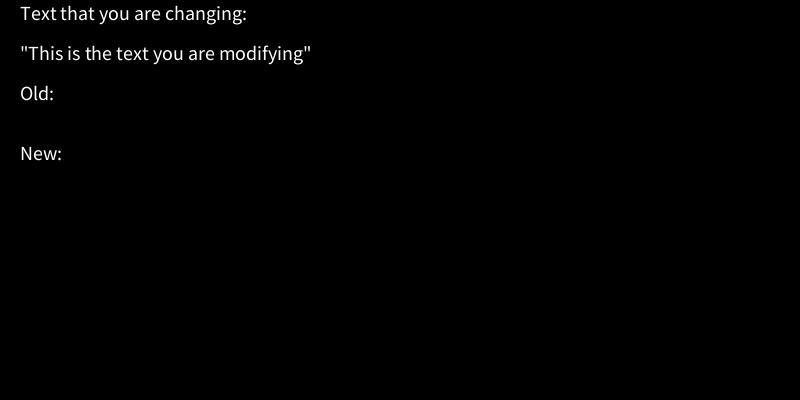
Frame 1 (no input)
Frame 60 (the mouse pressed at the canvas centre just before this capture): identical to frame 1, image omitted
Frame 120 (the mouse held since frame 60 and released just before this capture): identical to frame 1, image omitted

The Processing sketch that drew this single still picture (run headless with seeded random() and noise(); from frame 60 on, the mouse is pressed at the canvas centre):

// Processing sketch: prog6MadLibs
// ── prog6MadLibs.pde
String text = "This is the text you are modifying";
String oldWord = "";
String newWord = "";
boolean enteringOldWord = true;
boolean enteringNewWord = false;

void setup() {
  size(800, 400);
  textSize(20);
}

void draw() {
  background(0);
  text("Text that you are changing:", 20, 20);
  text('"'+text+'"', 20, 60);
  text("Old: ", 20, 100);
  text(oldWord, 100, 100);
  text("New: ", 20, 160);
  text(newWord, 100, 160);
  //  text(simonTest.replace("while", "balls"), 20, 20);
}

void keyReleased() {
  if (enteringOldWord) {
    if (key == ENTER) {
      enteringOldWord= false;
      enteringNewWord = true;
    }
    else {
      oldWord += key;
    }
  }
  else {

    if (enteringNewWord) {
      if (key == ENTER) {
        enteringNewWord = false;
        text = text.replace(oldWord, newWord);
      }
      else {
        newWord += key;
      }
    }
  }
}
